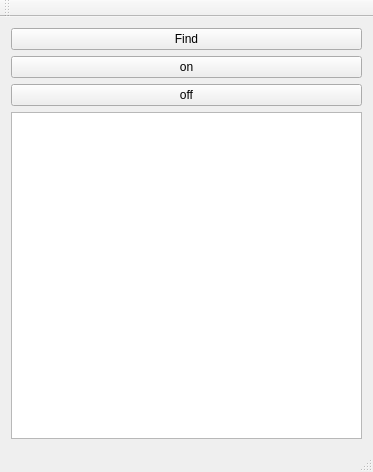
<?xml version="1.0" encoding="UTF-8"?>
<ui version="4.0">
 <class>MainWindow</class>
 <widget class="QMainWindow" name="MainWindow">
  <property name="enabled">
   <bool>true</bool>
  </property>
  <property name="geometry">
   <rect>
    <x>0</x>
    <y>0</y>
    <width>373</width>
    <height>472</height>
   </rect>
  </property>
  <property name="windowTitle">
   <string>MainWindow</string>
  </property>
  <property name="styleSheet">
   <string notr="true"/>
  </property>
  <widget class="QWidget" name="centralWidget">
   <layout class="QVBoxLayout" name="verticalLayout">
    <item>
     <widget class="QPushButton" name="find">
      <property name="text">
       <string>Find</string>
      </property>
     </widget>
    </item>
    <item>
     <widget class="QPushButton" name="on">
      <property name="text">
       <string>on</string>
      </property>
     </widget>
    </item>
    <item>
     <widget class="QPushButton" name="off">
      <property name="text">
       <string>off</string>
      </property>
     </widget>
    </item>
    <item>
     <widget class="QListWidget" name="listWidget">
      <property name="enabled">
       <bool>true</bool>
      </property>
     </widget>
    </item>
   </layout>
   <zorder>find</zorder>
   <zorder>on</zorder>
   <zorder>off</zorder>
   <zorder>listWidget</zorder>
   <zorder>off</zorder>
   <zorder>on</zorder>
   <zorder>on</zorder>
   <zorder></zorder>
  </widget>
  <widget class="QToolBar" name="mainToolBar">
   <attribute name="toolBarArea">
    <enum>TopToolBarArea</enum>
   </attribute>
   <attribute name="toolBarBreak">
    <bool>false</bool>
   </attribute>
  </widget>
  <widget class="QStatusBar" name="statusBar"/>
 </widget>
 <layoutdefault spacing="6" margin="11"/>
 <resources/>
 <connections/>
</ui>
